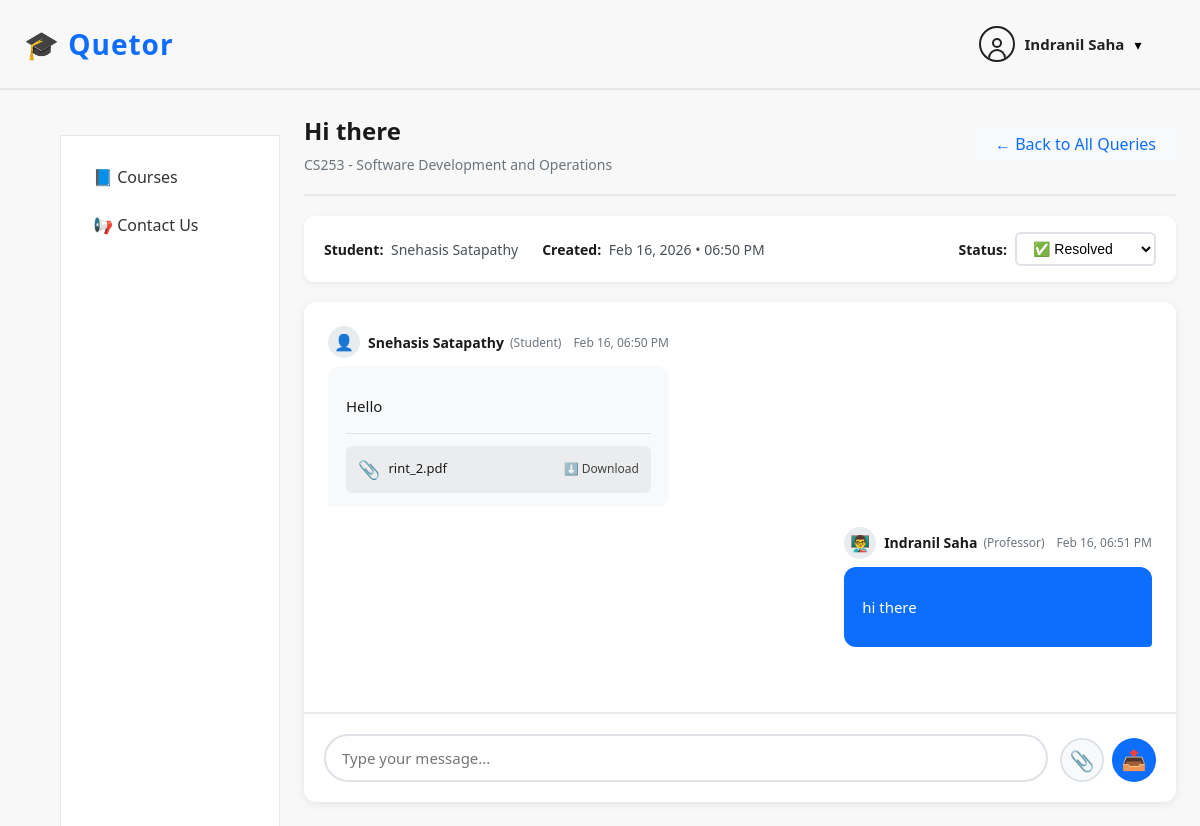
/queries/1/query/4/ (signed in), run on the app's committed database.
### users/models.py (models this page shows, shortened)
class User(AbstractUser):
    ROLE_CHOICES = [
        ('student', 'Student'),
        ('professor', 'Professor'),
        ('ta', 'Teaching Assistant'),
        ('admin', 'Admin'),
    ]
    role = models.CharField(
        max_length=20,
        choices=ROLE_CHOICES,
        default='student'
    )
    department = models.CharField(max_length=100, blank=True)

### queries/models.py (models this page shows, shortened)
class Query(models.Model):
    STATUS_CHOICES = [
        ('open', 'Open'),
        ('in_progress', 'In Progress'),
        ('resolved', 'Resolved'),
    ]
    course = models.ForeignKey(Course, on_delete=models.CASCADE, related_name='queries')
    student = models.ForeignKey(User, on_delete=models.CASCADE, related_name='student_queries')
    title = models.CharField(max_length=200)
    status = models.CharField(max_length=20, choices=STATUS_CHOICES, default='open')
    created_at = models.DateTimeField(auto_now_add=True)
    updated_at = models.DateTimeField(auto_now=True)
    class Meta:
        ordering = ['-updated_at']
        verbose_name_plural = 'Queries'

class QueryMessage(models.Model):
    query = models.ForeignKey(Query, on_delete=models.CASCADE, related_name='messages')
    sender = models.ForeignKey(User, on_delete=models.CASCADE)
    message = models.TextField()
    attachment = models.FileField(upload_to='query_attachments/', blank=True, null=True)
    created_at = models.DateTimeField(auto_now_add=True)
    class Meta:
        ordering = ['created_at']

### courses/models.py (models this page shows, shortened)
class Course(models.Model):
    code = models.CharField(max_length=10, unique=True)
    name = models.CharField(max_length=100)
    semester = models.ForeignKey(
        Semester,
        on_delete=models.CASCADE,
        related_name="courses"
    )

### queries/views.py (the view, shortened to what this page needs)
# urls.py: path('<int:course_id>/query/<int:query_id>/', query_detail, name='query_detail'),
@login_required
def query_detail(request, course_id, query_id):
    query = get_object_or_404(Query, id=query_id, course_id=course_id)
    is_student = CourseStudent.objects.filter(course_id=course_id, student=request.user).exists()
    is_ta = CourseTA.objects.filter(course_id=course_id, ta=request.user).exists()
    is_professor = CourseProfessor.objects.filter(course_id=course_id, professor=request.user).exists()
    if not (is_student or is_ta or is_professor):
        return redirect('/courses/')
    if is_student and query.student != request.user:
        return redirect(f'/queries/{course_id}/')
    messages = query.messages.all()
    course = Course.objects.select_related('semester').get(id=course_id)
    return render(request, 'queries/query_detail.html', {
        'course': course,
        'query': query,
        'messages': messages,
        'course_id': course_id,
        'is_student': is_student,
        'is_ta': is_ta,
        'is_professor': is_professor
    })

### templates/queries/query_detail.html (shortened to what this page needs)
{% extends "courses/base.html" %}
{% load static %}
{% block content %}
<div class="course-detail-header">
  <div class="course-title-section">
    <h1 class="course-title">{{ query.title }}</h1>
    <p class="course-semester">{{ course.code }} - {{ course.name }}</p>
  </div>
  <div class="header-actions">
    {% if is_ta or is_professor %}
      <a href="/queries/{{ course_id }}/ta/" class="back-link">← Back to All Queries</a>
    {% else %}
      <a href="/queries/{{ course_id }}/" class="back-link">← Back to My Queries</a>
    {% endif %}
  </div>
</div>
<div class="query-info-bar">
  <div class="query-info-left">
    <span class="info-item">
      <strong>Student:</strong> {{ query.student.get_full_name|default:query.student.username }}
    </span>
    <span class="info-item">
      <strong>Created:</strong> {{ query.created_at|date:"M d, Y • h:i A" }}
    </span>
  </div>
  {% if is_ta or is_professor %}
    <form method="post" action="/queries/{{ course_id }}/query/{{ query.id }}/update-status/" class="status-form">
      <label for="status">Status:</label>
      <select name="status" id="status" class="status-select" onchange="this.form.submit()">
        <option value="resolved" {% if query.status == 'resolved' %}selected{% endif %}>✅ Resolved</option>
      </select>
    </form>
  {% endif %}
</div>
<div class="chat-container">
  <div class="messages-list" id="messages-list">
    {% for message in messages %}
      <div class="message {% if message.sender == request.user %}message-own{% else %}message-other{% endif %}">
        <div class="message-header">
          <div class="message-sender">
            <div class="sender-avatar">
              {% if message.sender.role == 'student' %}
                👤
              {% elif message.sender.role == 'professor' %}
                👨‍🏫
              {% else %}
                👨‍💼
              {% endif %}
            </div>
            <div class="sender-info">
              <strong>{{ message.sender.get_full_name|default:message.sender.username }}</strong>
              <span class="sender-role">({{ message.sender.get_role_display }})</span>
            </div>
          </div>
          <span class="message-time">{{ message.created_at|date:"M d, h:i A" }}</span>
        </div>
        <div class="message-content">
          {{ message.message|linebreaks }}
          {% if message.attachment %}
            <div class="message-attachment">
              <a href="{{ message.attachment.url }}" class="attachment-link" download>
                <span class="attachment-icon">📎</span>
                <span class="attachment-name">{{ message.attachment.name|slice:"19:" }}</span>
                <span class="attachment-action">⬇️ Download</span>
              </a>
            </div>
          {% endif %}
        </div>
      </div>
    {% endfor %}
  </div>
  <div class="message-input-container">
    <form method="post" enctype="multipart/form-data" class="message-form" id="message-form">
      <div class="input-wrapper">
        <textarea
          name="message"
          id="message-input"
          class="message-textarea"
          placeholder="Type your message..."
          rows="1"
        ></textarea>
        <div class="input-actions">
          <label for="attachment-input" class="attach-btn" title="Attach file">
            📎
          </label>
          <button type="submit" class="send-btn" title="Send message">
            <span class="send-icon">📤</span>
          </button>
        </div>
      </div>
    </form>
  </div>
</div>
{% endblock %}

### templates/courses/includes/header.html (shortened to what this page needs)
{% load static %}
<header class="topbar">
  <div class="topbar-left">
    <span class="logo-text">🎓 Quetor</span>
  </div>
  <div class="profile-wrapper">
    <div class="profile-trigger" onclick="toggleProfileDropdown()">
      <div class="profile-icon">
        <div class="profile-head"></div>
        <div class="profile-body"></div>
      </div>
      <span class="profile-name">
        {{ request.user.get_full_name|default:request.user.username }}
      </span>
      <span class="chevron">▾</span>
    </div>
  </div>
</header>

### static/css/courses.css (style rules this page uses)
* { box-sizing: border-box; }
body { margin: 0; font-family: "Segoe UI", Arial, sans-serif; background: #ffffff; }
.profile-wrapper { margin-right: 3%; }
.profile-icon { width: 36px; height: 36px; border: 2px solid #222; border-radius: 50%; position: relative; cursor: pointer; overflow: hidden; }
.profile-head { width: 10px; height: 10px; bottom:-3px; border: 2px solid #222; border-radius: 50%; position: absolute; top: 10px; left: 50%; transform: translateX(-50%); background: transparent; transition: background 0.2s ease; }
.profile-body { width: 18px; height: 10px; border: 2px solid #222; border-bottom: none; border-radius: 10px 10px 0 0; position: absolute; bottom: 1px; left: 50%; transform: translateX(-50%); background: transparent; transition: background 0.2s ease; }
.profile-name { font-size: 14px; font-weight: 500; }
.profile-wrapper { position: relative; display: flex; align-items: center; }
.profile-trigger { display: flex; align-items: center; gap: 10px; cursor: pointer; }
.profile-icon { width: 36px; height: 36px; border: 2px solid #222; border-radius: 50%; display: flex; align-items: center; justify-content: center; }
.profile-name { font-size: 15px; font-weight: 600; color: #222; }
.chevron { font-size: 14px; }
.topbar { height: 90px; display: flex; justify-content: space-between; align-items: center; padding: 0 24px; border-bottom: 2px solid #e5e7eb; background: #f8f8f8; }
.topbar-left { width: 200px; display: flex; align-items: center; gap: 12px; }
.logo-text { font-size: 28px; font-weight: 700; color: #0d6efd; font-family: "open sans", sans-serif; letter-spacing: 1px; }

### data on the page
User: user.get_full_name "Indranil Saha"
Query: title "Hi there", student.get_full_name "Snehasis Satapathy", created_at "Feb 16, 2026 • 06:50 PM", status "✅ Resolved"
Course: code "CS253", name "Software Development and Operations"
QueryMessage: sender.get_full_name "Snehasis Satapathy", sender.role "Student", created_at "Feb 16, 06:50 PM", message "Hello", attachment.name "rint_2.pdf"
QueryMessage: sender.get_full_name "Indranil Saha", sender.role "Professor", created_at "Feb 16, 06:51 PM", message "hi there"
